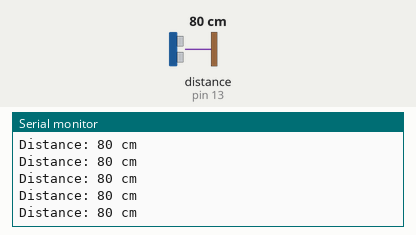
Recording of a sketch running on a simulated Arduino Uno, built with avr-gcc and run on an emulated ATmega328P. Shown: the last lines printed to the serial monitor. Wiring (inferred from the names in the program): ultrasonic range finder: trigger pin 12; echo pin 13. Inputs (shaded band) come from the test bench; at power-on: distance to the obstacle (sensor on pin 13) 80 cm. The echo pulse lasts 58.3 µs per cm.

Above: at 1.2 s.
1.3 s: distance to the obstacle (sensor on pin 13) set to 2 cm
At 1.39 s:
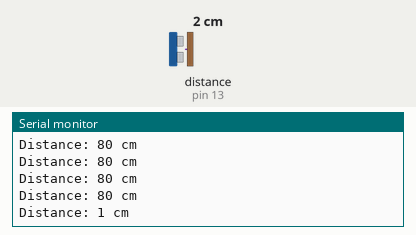
2.8 s: distance to the obstacle (sensor on pin 13) set to 60 cm
At 2.87 s:
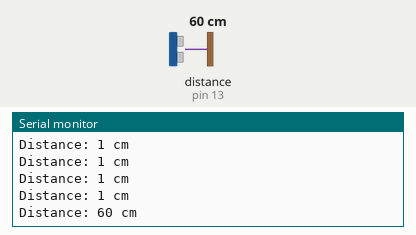
5.8 s: distance to the obstacle (sensor on pin 13) set to 4 cm
At 5.8 s:
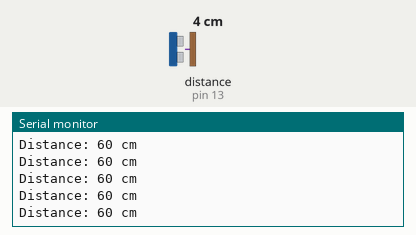
8.8 s: distance to the obstacle (sensor on pin 13) set to 18 cm
At 8.81 s:
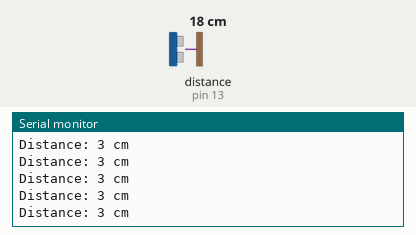
11.8 s: distance to the obstacle (sensor on pin 13) set to 120 cm
At 11.91 s:
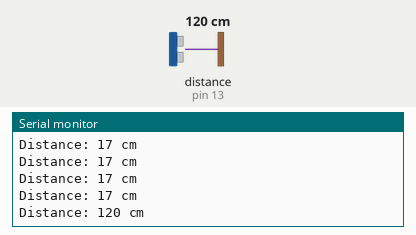
14.8 s: distance to the obstacle (sensor on pin 13) set to 299 cm
At 14.92 s:
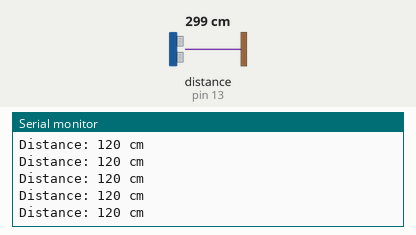
Timing chart, 0 to 17.8 s (numbered marks = the images above; inputs shaded):
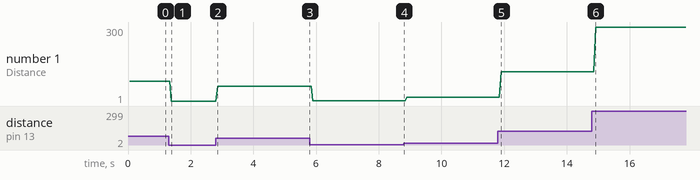

Measured:
- after the input at 1.3 s, the serial monitor: prints a new line after 0.08 s (image 1)
- after the input at 2.8 s, the serial monitor: prints a new line after 0.06 s (image 2)
- after the input at 11.8 s, the serial monitor: prints a new line after 0.11 s (image 5)
- plotted number 1: 80 → 1 after the input at 1.3 s, 1 → 60 after the input at 2.8 s, 60 → 3 after the input at 5.8 s, 3 → 17 after the input at 8.8 s, 17 → 120 after the input at 11.8 s

The sketch:

6.2Ultrasonic-Sensor.ino
```cpp
// 6.2 ULTRASONIC SENSOR
// 6.2 Function is to reads the distance value detected by ultrasonic.

// Make sure the pin number match with io12, io13 you attach on the board.
#define Trig 12  // Set the trig sensor pin.
#define Echo 13  // Set the Echo sensor pin.

int duration, distance;

// Set the setup.
void setup(){

  Serial.begin(9600);  // Initialize serial communication and set baud rate to "9600".

  pinMode(Trig, OUTPUT);  //set trig sensor as output.

  pinMode(Echo, INPUT);   //set echo sensor as input.

}

// The loop function run repeatedly forever.
void loop() {
  digitalWrite(Trig, LOW);       // Ensure the trig pin is low.
  delayMicroseconds(2);          // Wait for 2 microseconds.

  digitalWrite(Trig, HIGH);      // Set the trig pin high.
  delayMicroseconds(10);         // Wait for 10 microseconds to trigger the sensor.

  digitalWrite(Trig, LOW);       // Set the trig pin low.

  duration = pulseIn(Echo, HIGH); // Read the echo pin, returns the duration of the pulse in microseconds.

  distance = duration / 58;      // Convert the duration into distance in centimeters.

  delay(50);                     // Wait for 50 milliseconds before the next measurement.

  Serial.print("Distance: ");    // Print the label "Distance:" to the serial monitor.
  Serial.print(distance);        // Print the distance value to the serial monitor.
  Serial.println(" cm");         // Print " cm" and move to the next line on the serial monitor.
}

// RESULT
// Ultrasonic sensor will detected object distance in the range and display with the cm measurument.
```
